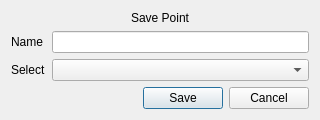
<?xml version="1.0" encoding="UTF-8"?>
<ui version="4.0">
 <class>Dialog</class>
 <widget class="QDialog" name="Dialog">
  <property name="geometry">
   <rect>
    <x>0</x>
    <y>0</y>
    <width>320</width>
    <height>120</height>
   </rect>
  </property>
  <property name="minimumSize">
   <size>
    <width>320</width>
    <height>120</height>
   </size>
  </property>
  <property name="maximumSize">
   <size>
    <width>320</width>
    <height>120</height>
   </size>
  </property>
  <property name="windowTitle">
   <string>Dialog</string>
  </property>
  <layout class="QFormLayout" name="formLayout">
   <item row="0" column="0" colspan="2">
    <widget class="QLabel" name="label">
     <property name="text">
      <string>&lt;html&gt;&lt;head/&gt;&lt;body&gt;&lt;p align=&quot;center&quot;&gt;Save Point&lt;/p&gt;&lt;/body&gt;&lt;/html&gt;</string>
     </property>
    </widget>
   </item>
   <item row="1" column="0">
    <widget class="QLabel" name="label_2">
     <property name="text">
      <string>Name</string>
     </property>
    </widget>
   </item>
   <item row="1" column="1">
    <widget class="QLineEdit" name="name_input"/>
   </item>
   <item row="3" column="0" colspan="2">
    <widget class="QDialogButtonBox" name="buttonBox">
     <property name="toolTip">
      <string>&lt;html&gt;&lt;head/&gt;&lt;body&gt;&lt;p&gt;Save&lt;/p&gt;&lt;/body&gt;&lt;/html&gt;</string>
     </property>
     <property name="layoutDirection">
      <enum>Qt::LayoutDirection::LeftToRight</enum>
     </property>
     <property name="orientation">
      <enum>Qt::Orientation::Horizontal</enum>
     </property>
     <property name="standardButtons">
      <set>QDialogButtonBox::StandardButton::Cancel|QDialogButtonBox::StandardButton::Save</set>
     </property>
    </widget>
   </item>
   <item row="2" column="1">
    <widget class="QComboBox" name="comboBox">
     <property name="editable">
      <bool>false</bool>
     </property>
     <property name="currentText">
      <string/>
     </property>
     <property name="placeholderText">
      <string/>
     </property>
     <item>
      <property name="text">
       <string/>
      </property>
     </item>
     <item>
      <property name="text">
       <string>Save Point 1</string>
      </property>
     </item>
     <item>
      <property name="text">
       <string>Save Point 2</string>
      </property>
     </item>
     <item>
      <property name="text">
       <string>Save Point 3</string>
      </property>
     </item>
     <item>
      <property name="text">
       <string>Save Point 4</string>
      </property>
     </item>
     <item>
      <property name="text">
       <string>Save Point 5</string>
      </property>
     </item>
    </widget>
   </item>
   <item row="2" column="0">
    <widget class="QLabel" name="label_3">
     <property name="text">
      <string>Select</string>
     </property>
    </widget>
   </item>
  </layout>
 </widget>
 <resources/>
 <connections>
  <connection>
   <sender>buttonBox</sender>
   <signal>accepted()</signal>
   <receiver>Dialog</receiver>
   <slot>accept()</slot>
   <hints>
    <hint type="sourcelabel">
     <x>258</x>
     <y>81</y>
    </hint>
    <hint type="destinationlabel">
     <x>157</x>
     <y>105</y>
    </hint>
   </hints>
  </connection>
  <connection>
   <sender>buttonBox</sender>
   <signal>rejected()</signal>
   <receiver>Dialog</receiver>
   <slot>reject()</slot>
   <hints>
    <hint type="sourcelabel">
     <x>310</x>
     <y>81</y>
    </hint>
    <hint type="destinationlabel">
     <x>286</x>
     <y>105</y>
    </hint>
   </hints>
  </connection>
 </connections>
</ui>
